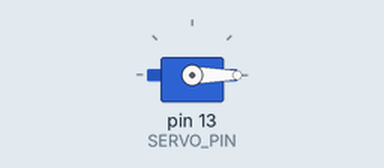
This sketch was run on a simulated Arduino Uno, built with avr-gcc and run on an emulated ATmega328P. On the bench: servo. At 18.0 s the program stops and its outputs stay as they are.

Above: at 0.1 s.
At 4.1 s:
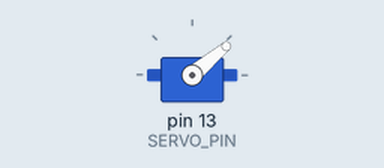
At 8.1 s:
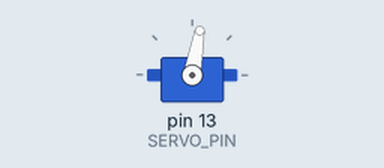
At 16.1 s:
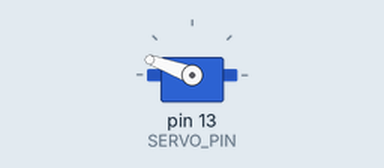
Timing chart, 0 to 17.6 s (numbered marks = the images above):
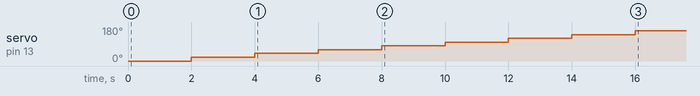

The sketch:

servo_scan.ino
```cpp
#include <Servo.h>

Servo scanServo;

#define SERVO_PIN 13
#define START_ANGLE 0
#define END_ANGLE 160
#define STEP_ANGLE 20
#define HOLD_TIME 2000

void setup() {
  Serial.begin(115200);
  scanServo.attach(SERVO_PIN);
}

void loop() {
  for (int angle = START_ANGLE; angle <= END_ANGLE; angle += STEP_ANGLE) {
    scanServo.write(angle);
    delay(HOLD_TIME);
  }
  while(true);
}
```

Measured:
- by itself, servo on pin 13 (SERVO_PIN): moves from 0° to 160° over 14.0 s
